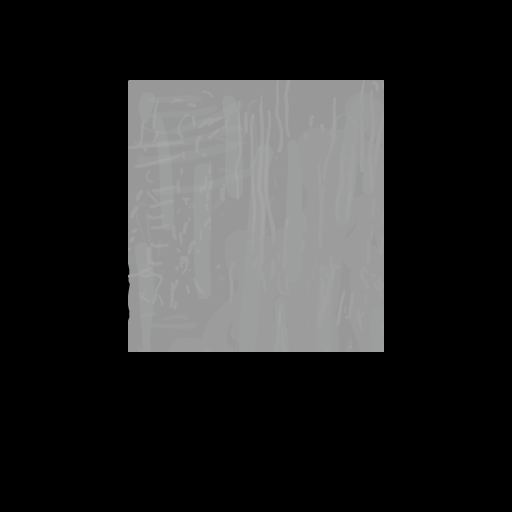

Rendered tile map (Tiled .tmx) drawn with the repository's tilesets; below, a short description and the map source with its tile grids summarised:
An orthogonal 32x32 tile map with 16x16 px tiles, 1 tile layer (rock) and 5 objects (player, right_rock, top_rock, left_rock, bottom_rock).

<map version="1.0" orientation="orthogonal" width="32" height="32" tilewidth="16" tileheight="16">
 <tileset firstgid="1" name="Rock" tilewidth="16" tileheight="16">
  <image source="Rock.png" width="512" height="512" />
 </tileset>
 <layer name="rock" width="32" height="32">
  <data>[1024 cells, 272 non-empty, 272 distinct tile ids]</data>
 </layer>
 <objectgroup name="spawnpoint" width="32" height="32">
  <object name="player" x="235" y="460" />
 </objectgroup>
 <objectgroup name="rock_collide" width="32" height="32">
  <object name="right_rock" x="369" y="96" width="15" height="255">
   <properties>
    <property name="collide" value="1" />
   </properties>
  </object>
  <object name="top_rock" x="129" y="81" width="254" height="15">
   <properties>
    <property name="collide" value="1" />
   </properties>
  </object>
  <object name="left_rock" x="127" y="98" width="15" height="253">
   <properties>
    <property name="collide" value="1" />
   </properties>
  </object>
  <object name="bottom_rock" x="145" y="336" width="222" height="14">
   <properties>
    <property name="collide" value="1" />
   </properties>
  </object>
 </objectgroup>
</map>
